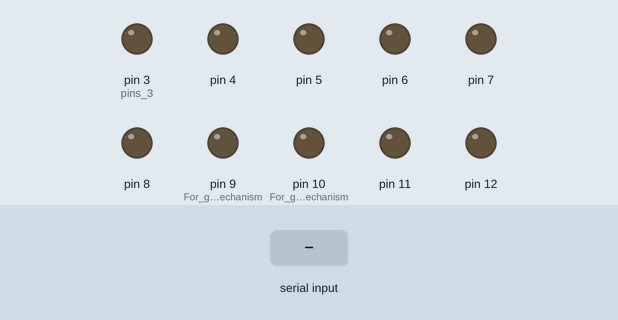
Simulated run of this sketch. Board: Arduino Uno, built with avr-gcc and run on an emulated ATmega328P. Shown: output pins drawn as LEDs (lit = HIGH). The test bench sets the inputs (shaded band).

Above: at 1.2 s.
1.3 s: "w" received over Serial
At 1.6 s:
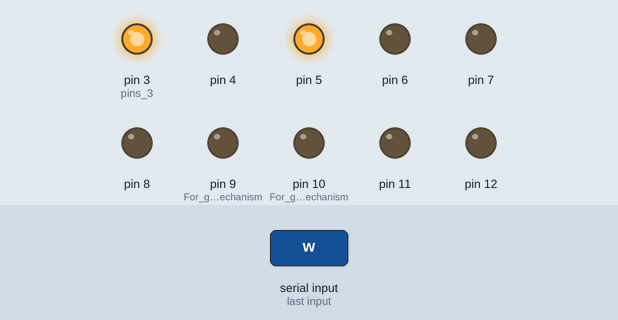
2.8 s: "s" received over Serial
At 4.0 s:
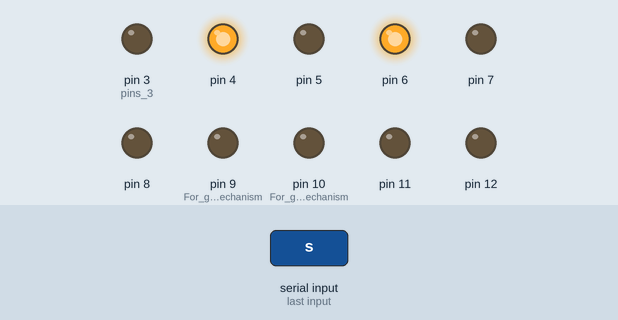
4.3 s: "a" received over Serial
At 5.1 s:
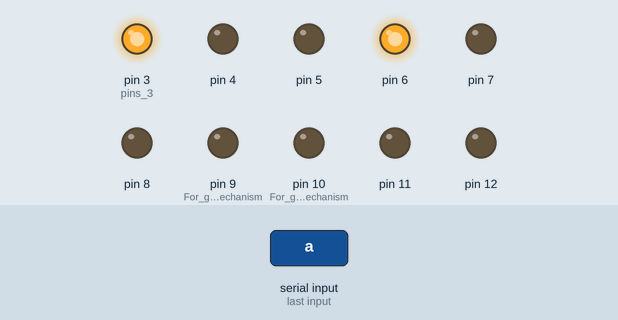
5.8 s: "d" received over Serial
At 6.2 s:
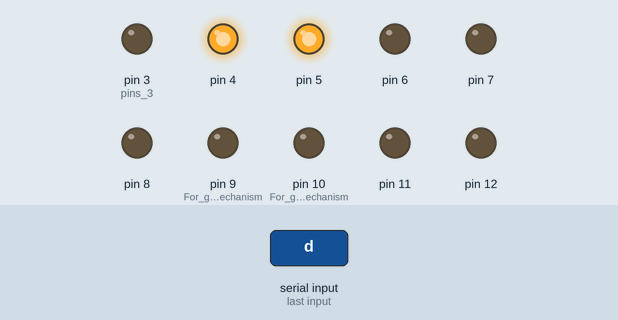
7.3 s: "1" received over Serial
At 8.5 s:
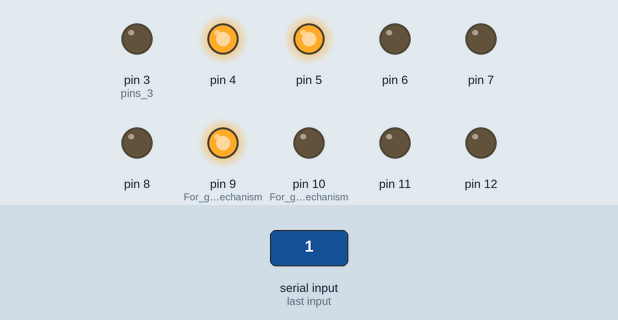
8.8 s: "u" received over Serial
At 9.7 s:
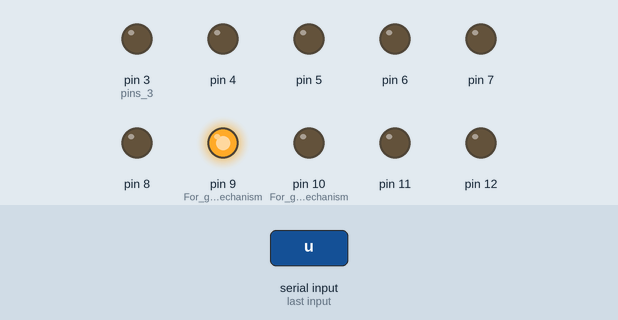
Timing chart, 0 to 11.3 s (numbered marks = the images above; inputs shaded):
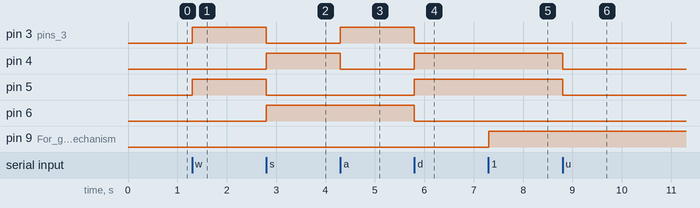

Measured:
- after the input at 1.3 s, pin 3 (pins_3), pin 5: LOW → HIGH at once
- after the input at 2.8 s, pin 3 (pins_3), pin 5: HIGH → LOW at once; pin 4, pin 6: LOW → HIGH at once
- after the input at 4.3 s, pin 3 (pins_3): LOW → HIGH at once; pin 4: HIGH → LOW at once
- after the input at 5.8 s, pin 3 (pins_3), pin 6: HIGH → LOW at once; pin 4, pin 5: LOW → HIGH at once
- after the input at 7.3 s, pin 9 (For_grabbing_mechanism): LOW → HIGH at once
- after the input at 8.8 s, pin 4, pin 5: HIGH → LOW at once

The sketch:

Arduino_code.ino
```cpp
void setup()
{
   Serial.begin(9600);

   pinMode(3,OUTPUT);       //  pins 3,4,5,6 are for motors that control movement  3,5(HIGH)are for forward
   pinMode(4,OUTPUT);
   pinMode(5,OUTPUT);
   pinMode(6,OUTPUT);

   pinMode(7,OUTPUT);
   pinMode(8,OUTPUT);

   pinMode(9,OUTPUT);       //For grabbing mechanism   (9,HIGH) &(10,LOW) is for closing the jaw
   pinMode(10,OUTPUT);      //For grabbing mechanism

   pinMode(11,OUTPUT);
   pinMode(12,OUTPUT);
}
void loop()
{

  char movekey = 0;
  if(Serial.available())
    {
      movekey = Serial.read();
    }
  if (movekey=='w')
    {
      forward();

    }
   else if (movekey=='s')
   {
    reverse();

   }


   else if (movekey=='a')
   {
    turnleft();

   }


   else if (movekey=='d')
   {
    turnright();

   }


else if (movekey=='u')
   {
    motorstop();

   }
   else if (movekey=='1')    // to  close the jaw of picking mechanism
   {
    digitalWrite(9,HIGH);
    digitalWrite(10,LOW);


   }
    else if (movekey=='2')  //to open jaw of picking mechanism
   {
    digitalWrite(9,LOW);
    digitalWrite(10,HIGH);

   }
    else if (movekey=='3')
   {
    digitalWrite(7,HIGH);
    digitalWrite(8,LOW);
   }
     else if (movekey=='4')
     {
    digitalWrite(7,LOW);
    digitalWrite(8,LOW);
    digitalWrite(9,LOW);
    digitalWrite(10,LOW);

   }
}

//creating functions
void forward()
{
  digitalWrite(3,HIGH);
  digitalWrite(4,LOW);
  digitalWrite(5,HIGH);
  digitalWrite(6,LOW);

}
void reverse()
{
  digitalWrite(3,LOW);
  digitalWrite(4,HIGH);
  digitalWrite(5,LOW);
  digitalWrite(6,HIGH);

}
void turnleft()
{
  digitalWrite(6,HIGH);//2
  digitalWrite(5,LOW);//3
  digitalWrite(3,HIGH);//9
  digitalWrite(4,LOW);//8

}
void turnright()
{
  digitalWrite(5,HIGH);
  digitalWrite(6,LOW);
  digitalWrite(3,LOW);
  digitalWrite(4,HIGH);

}
void motorstop()
{
  digitalWrite(3,LOW);
  digitalWrite(4,LOW);
  digitalWrite(5,LOW);
  digitalWrite(6,LOW);

}
```
